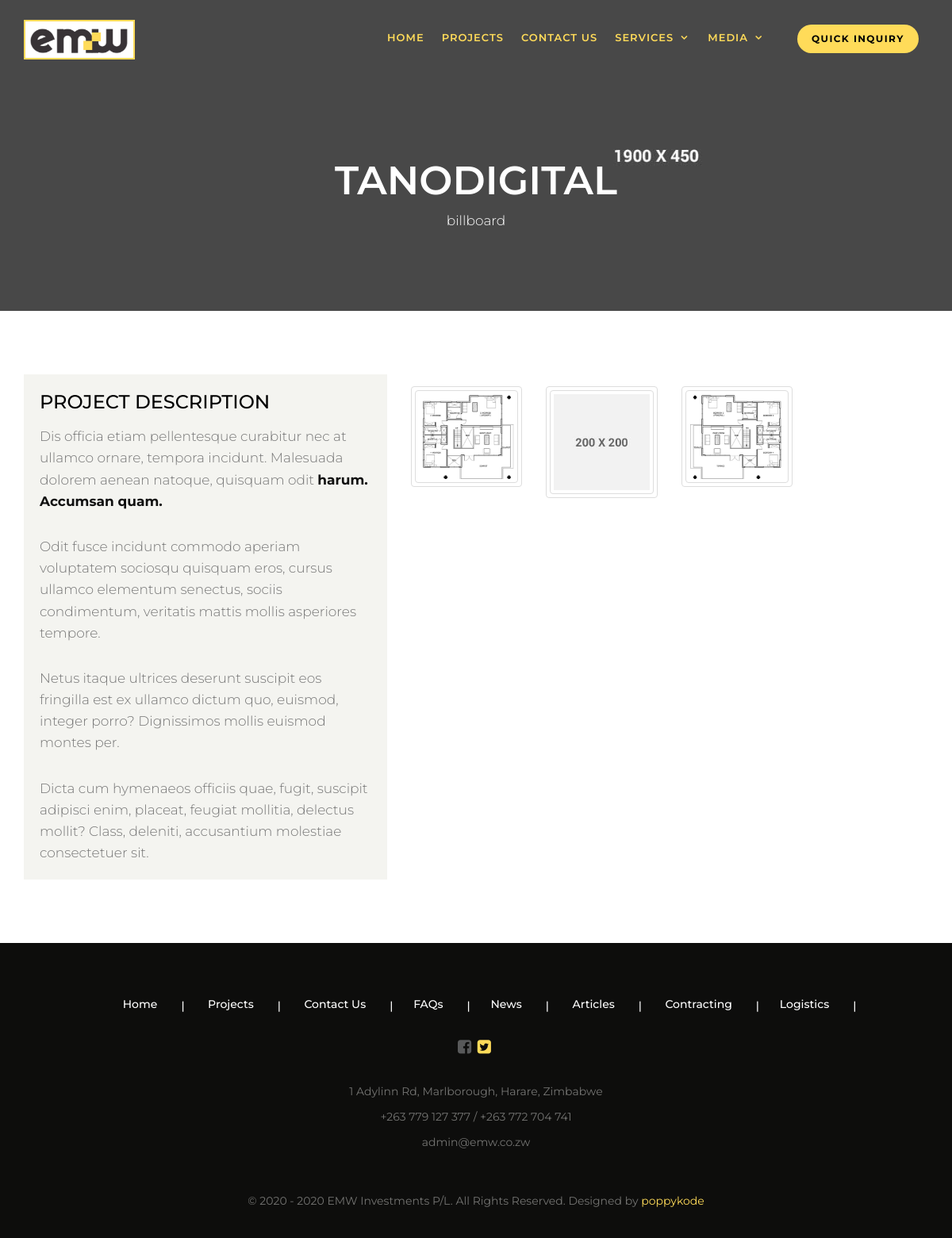
Page /project/billboard on the committed database.
### portifolio_clients/models.py (models this page shows, shortened)
class Project(models.Model):
    CATEGORY = (
        ('', 'Choose Category'),
        ('contracting', 'contracting'),
        ('logistics', 'Logistics')
    )
    company = models.CharField(max_length=255)
    project_category = models.CharField(max_length=100, choices=CATEGORY)
    project_name = models.CharField(max_length=255)
    project_description = RichTextUploadingField()
    project_cover_image = models.ImageField(
        upload_to='project/%Y/%m/')
    slug = models.SlugField(unique=True)
    updated = models.DateTimeField(auto_now=True)
    position = models.PositiveIntegerField(default=0)
    timestamp = models.DateTimeField(auto_now_add=True)
    class Meta:
        ordering = ["position", ]

class Gallery(models.Model):
    project = models.ForeignKey(Project, on_delete=models.SET_NULL, null=True)
    small_text = models.CharField(max_length=255)
    image = models.ImageField(
        upload_to='project/%Y/%m/')
    updated = models.DateTimeField(auto_now=True)
    timestamp = models.DateTimeField(auto_now_add=True)
    class Meta:
        ordering = ["timestamp", ]
        verbose_name_plural = 'Gallery'

### portifolio_clients/views.py (the view)
# urls.py: path('project/<slug:slug>', project_details, name='project_details'),
def project_details(request, slug):
    template_name = 'portifolio_clients/project_details.html'
    qs = get_object_or_404(Project, slug=slug)
    return render(request, template_name, {'obj': qs})

### templates/portifolio_clients/project_details.html (shortened to what this page needs)
{% extends 'base/base.html' %}
{% load static %}
{% block content %}
<div class="page-header">
    <div class="container">
        <div class="row">
            <div class="col-lg-12 col-md-12 col-sm-12 col-xs-12">
                <div class="page-section">
                    <h1 class="page-title ">{{obj.company}} </h1>
                    <p class="page-text">{{obj.project_name}} </p>
                </div>
            </div>
        </div>
    </div>
</div>
<div class="space-medium">
    <div class="container">
        <div class="row">
            <div class="col-md-5">
                <div class="emw-container">
                    <h2>Project Description</h2>
                    {{obj.project_description|safe}}
                </div>
            </div>
            <div class="col-md-7">
                <div class="row">
                    {% for g in obj.gallery_set.all %}
                    <div class="col-lg-3 col-md-4 col-xs-6 thumb">
                        <a class="thumbnail" href="#" data-image-id="" data-toggle="modal" data-title="{{g.small_text}}"
                            data-image="{{g.image.url}}" data-target="#image-gallery">
                            <img class="img-thumbnail" src="{{g.image.url}}" alt="{{g.project.project_name}}">
                        </a>
                    </div>
                    {% empty %}
                    <div class="col-md-6 col-md-offset-3 text-center">
                        <h1>No Project images Posted</h1>
                    </div>
                    {% endfor %}
                </div>
            </div>
        </div>
    </div>
</div>
{% endblock %}

### static_files/css/style.css (style rules this page uses)
.emw-container { background-color: #f4f4f0; padding: 20px; }
body { -webkit-font-smoothing: antialiased; text-rendering: optimizeLegibility; font-family: 'Montserrat', sans-serif; font-size: 17px; letter-spacing: 0px; color: #777777; font-weight: 300; line-height: 34px; }
h1, h2, h3, h4, h5, h6 { font-weight: 500; color: #000000; font-family: 'Montserrat', sans-serif; margin: 0px 0px 15px 0px; letter-spacing: 0px; text-transform: uppercase; }
h1 { font-size: 30px; }
h2 { font-size: 24px; line-height: 30px; }
p { margin: 0 0 30px; line-height: 1.6; }
p:last-child { margin: 0px; }
a { text-decoration: none; color: #111; -webkit-transition: all 0.3s; -moz-transition: all 0.3s; transition: all 0.3s; }
strong { color: #111; font-weight: 700; margin-right: 8px; }
.space-medium { padding-top: 80px; padding-bottom: 80px; }
img { width: auto; max-width: 100%; height: auto; margin: 0; padding: 0; border: none; line-height: normal; vertical-align: middle; }
.page-header { text-align: center; background-image: url(../images/pageheader.jpg); background-size: cover; margin: 0px; padding: 0px; border: 0px; }
.page-section { padding-top: 200px; padding-bottom: 100px; }
.page-title { font-size: 50px; font-weight: 600; margin-bottom: 10px; font-family: 'Montserrat', sans-serif; color: #fff; }
.page-text { color: #fff; }

### templates/portifolio_clients/project_details.html (style rules this page uses)
.thumb { margin-top: 15px; margin-bottom: 15px; }

### rows in the picture
Project: company "TANODIGITAL", project_name "billboard", project_description "Dis officia etiam pellentesque curabitur nec at ullamco ornare, tempora incidunt. Malesuada dolorem aenean natoque, quisquam odit harum. Accumsan quam. Odit fusce incidunt commodo aperiam voluptatem sociosqu quisquam eros, cursus ullamco elementum senectus, sociis condimentum, veritatis mattis mollis asperiores tempore. Netus itaque ultrices deserunt suscipit eos fringilla est ex ullamco dictum quo, euismod, integer porro? Dignissimos mollis euismod montes per. Dicta cum hymenaeos officiis quae, fugit, suscipit adipisci enim, placeat, feugiat mollitia, delectus mollit? Class, deleniti, accusantium molestiae consectetuer sit."
Gallery: image (picture)
Gallery: image (picture)
Gallery: image (picture)
